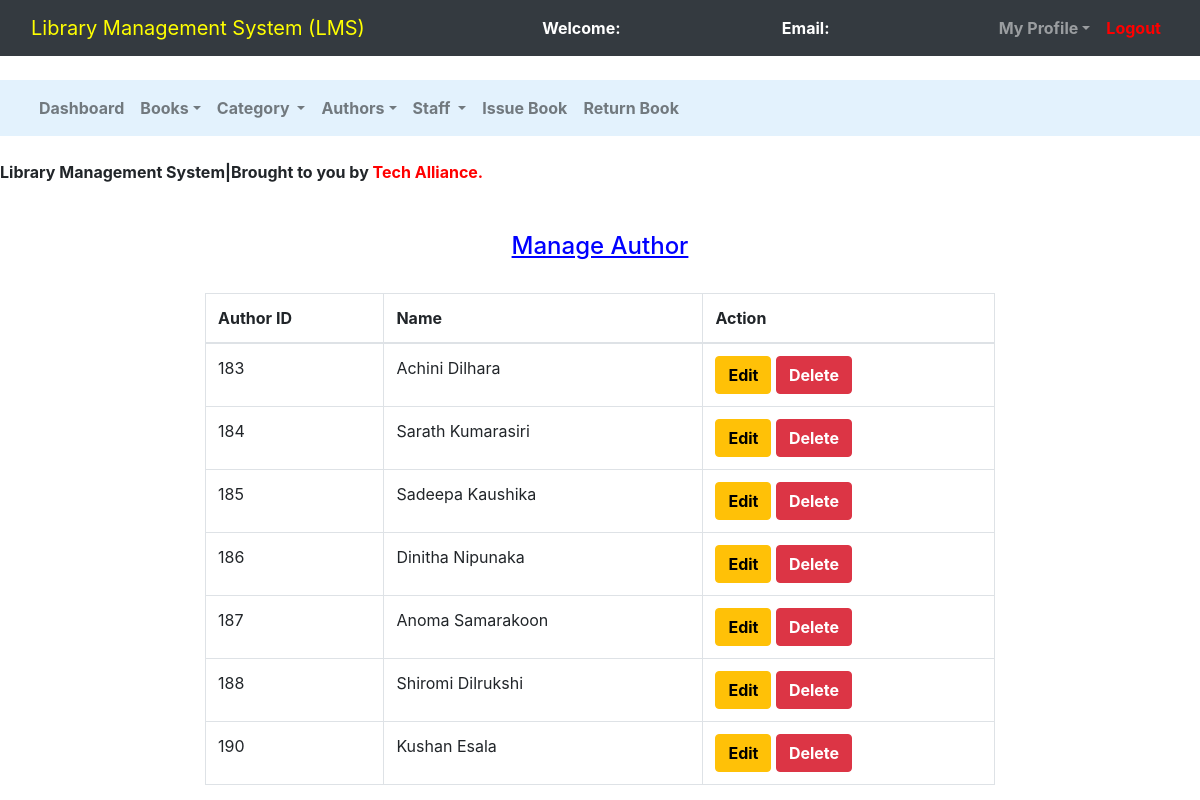
The page /super_admin/manage_author.php on the database its author committed.
### tables this page shows
CREATE TABLE `authors` (
  `author_id` int(11) NOT NULL,
  `author_name` varchar(250) NOT NULL
);

### super_admin/manage_author.php (the view, shortened to what this page needs)
<!DOCTYPE html>
<html>
<head>
	<link rel="stylesheet" type="text/css" href="../bootstrap-4.4.1/css/bootstrap.min.css">
</head>
<body>
	<nav class="navbar navbar-expand-lg navbar-dark bg-dark">
		<div class="container-fluid">
			<div class="navbar-header">
				<a class="navbar-brand" href="super_admin_dashboard.php"style=color:yellow;>Library Management System (LMS)</style></a>
			</div>
			<font style="color: white"><span><strong>Welcome: <?php echo $_SESSION['name'];?></strong></span></font>
			<font style="color: white"><span><strong>Email: <?php echo $_SESSION['email'];?></strong></font>
		    <ul class="nav navbar-nav navbar-right">
		      <li class="nav-item dropdown">
	        	<a class="nav-link dropdown-toggle" data-toggle="dropdown"><b>My Profile</b></a>
		      </li>
		      <li class="nav-item">
		        <a class="nav-link" href="../logout.php"style=color:red;><b>Logout</b></a>
		      </li>
		    </ul>
		</div>
	</nav><br>
	<nav class="navbar navbar-expand-lg navbar-light" style="background-color: #e3f2fd">
		<div class="container-fluid">
		    <ul class="nav navbar-nav navbar-center">
		      <li class="nav-item">
		        <a class="nav-link" href="super_admin_dashboard.php"><b>Dashboard</b></a>
		      </li>
		      <li class="nav-item dropdown">
	        	<a class="nav-link dropdown-toggle" data-toggle="dropdown"><b>Books</b></a>
		      </li>
		      <li class="nav-item dropdown">
	        	<a class="nav-link dropdown-toggle" data-toggle="dropdown"><b>Category </b></a>
		      </li>
		      <li class="nav-item dropdown">
	        	<a class="nav-link dropdown-toggle" data-toggle="dropdown"><b>Authors</b></a>
		      </li>
			  <li class="nav-item dropdown">
	        	<a class="nav-link dropdown-toggle" data-toggle="dropdown"><b>Staff </b></a>
		      </li>
	          <li class="nav-item">
		        <a class="nav-link" href="issue_book.php"><b>Issue Book</b></a>
		      </li>
			  <li class="nav-item">
		        <a class="nav-link" href="return_book.php"><b>Return Book</b></a>
		      </li>
		    </ul>
		</div>
	</nav><br>
	<span><marquee><b>Library Management System|Brought to you by <span style=color:red;>Tech Alliance</style>.</b></marquee></span><br><br>
		<center><h4 style=color:blue;><u>Manage Author</u></style></h4><br></center>
		<div class="row">
			<div class="col-md-2"></div>
			<div class="col-md-8">
				<table class="table table-bordered table-hover">
					<thead>
						<tr>
							<th>Author ID</th>
							<th>Name</th>
							<th>Action</th>
						</tr>
					</thead>
					<?php
						$connection = mysqli_connect("localhost","root","");
						$query = "select * from authors";
						$query_run = mysqli_query($connection,$query);
						while ($row = mysqli_fetch_assoc($query_run)){
							?>
							<tr>
								<td><?php echo $row['author_id'];?></td>
								<td><?php echo $row['author_name'];?></td>
								<td><button class="btn btn-warning"><a href="edit_author.php?aid=<?php echo $row['author_id'];?>"style=color:black;><b>Edit</style></b></a></button>
								<button class="btn btn-danger"><a href="delete_author.php?aid=<?php echo $row['author_id'];?>"style=color:white;><b>Delete</style></b></a></button></td>
							</tr>
							<?php
						}
					?>
				</table>
			</div>
			<div class="col-md-2"></div>
		</div>
</body>
</html>

### rows shown on the page
authors: author_id "183", author_name "Achini Dilhara"
authors: author_id "184", author_name "Sarath Kumarasiri"
authors: author_id "185", author_name "Sadeepa Kaushika"
authors: author_id "186", author_name "Dinitha Nipunaka"
authors: author_id "187", author_name "Anoma Samarakoon"
authors: author_id "188", author_name "Shiromi Dilrukshi"
authors: author_id "190", author_name "Kushan Esala"
